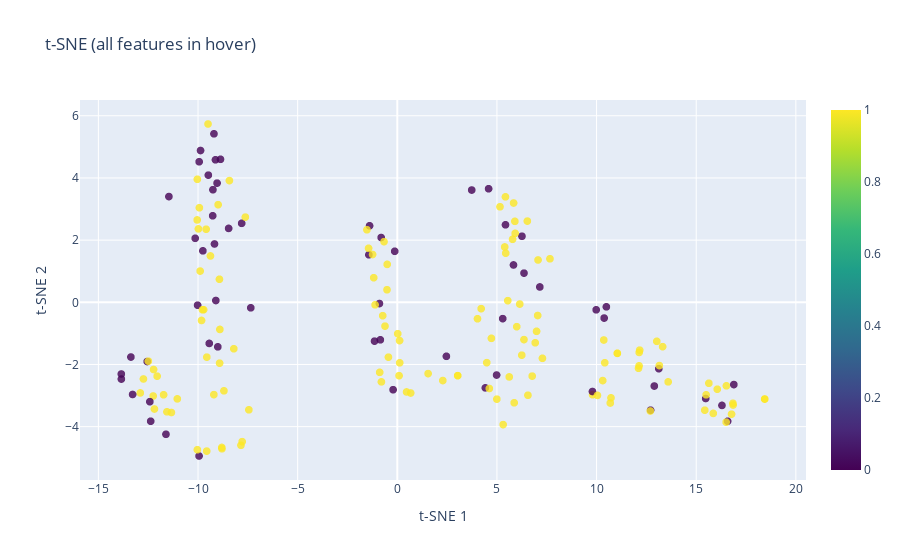

Here is the notebook cell this chart was saved with:
### Code cell
# Plot t-SNE map for feature visualization
fig_tsne = VisualizerFactory.make_tsne(X_transformed, y,
                                    perplexity=30,
                                    random_state=10)
fig_tsne.show()

### Figure 1 — Plotly figure (JSON) as saved in the notebook; plotly's stock layout.template omitted (floating-point values rounded to 4 significant figures; data arrays with more than 128 entries replaced by an {"elided": "..."} marker saying what was removed)
{"data": [{"customdata": {"elided": "182x6 float values"}, "hovertemplate": "sex: %{customdata[0]}<br>age: %{customdata[1]}<br>fare: %{customdata[2]}<br>who: %{customdata[3]}<br>adult_male: %{customdata[4]}<br>deck: %{customdata[5]}<br>label: %{text}<extra></extra>", "marker": {"color": {"elided": "182 int values"}, "colorscale": [[0, "#440154"], [0.1111, "#482878"], [0.2222, "#3e4989"], [0.3333, "#31688e"], [0.4444, "#26828e"], [0.5556, "#1f9e89"], [0.6667, "#35b779"], [0.7778, "#6ece58"], [0.8889, "#b5de2b"], [1, "#fde725"]], "opacity": 0.8, "showscale": true, "size": 8}, "mode": "markers", "text": {"elided": "182 int values"}, "type": "scattergl", "x": {"elided": "182 float values"}, "y": {"elided": "182 float values"}}], "layout": {"title": {"text": "t-SNE (all features in hover)"}, "xaxis": {"title": {"text": "t-SNE 1"}}, "yaxis": {"title": {"text": "t-SNE 2"}}}}
